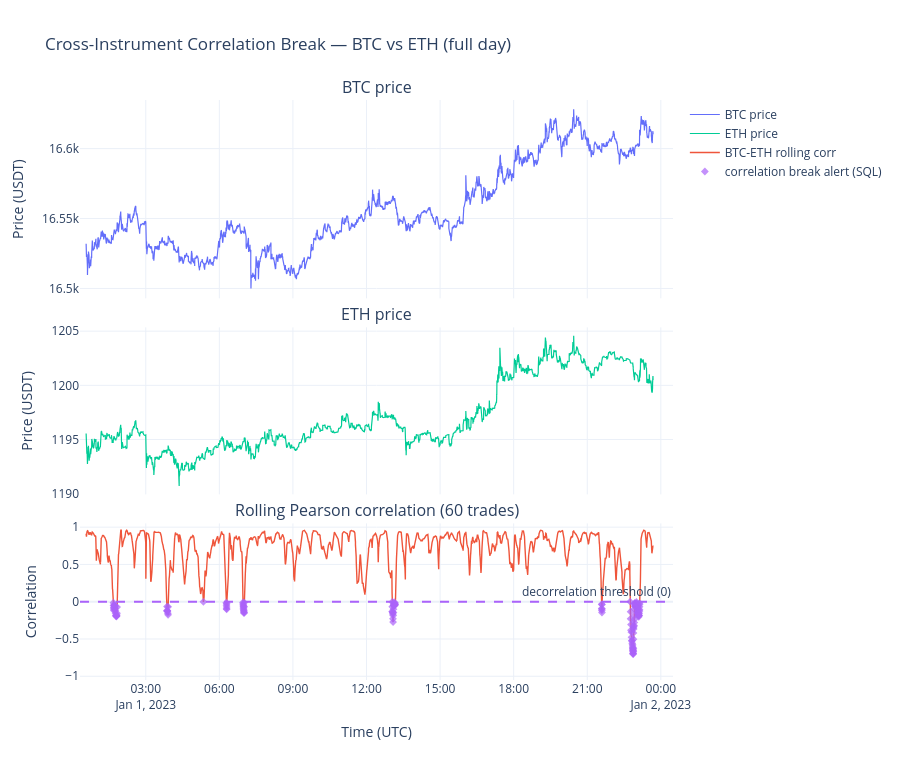

This figure's notebook cell:
### Code cell
from plotly.subplots import make_subplots

corr_df = corr_stats.copy()

fig = make_subplots(
    rows=3, cols=1, shared_xaxes=True, vertical_spacing=0.05,
    row_heights=[0.38, 0.32, 0.30],
    subplot_titles=(
        'BTC price',
        'ETH price',
        'Rolling Pearson correlation (60 trades)'
    ),
)

fig.add_trace(go.Scatter(
    x=corr_df['time'], y=corr_df['btc_price'],
    mode='lines', name='BTC price',
    line=dict(width=1.2, color='#636EFA'),
), row=1, col=1)
fig.add_trace(go.Scatter(
    x=corr_df['time'], y=corr_df['eth_price'],
    mode='lines', name='ETH price',
    line=dict(width=1.2, color='#00CC96'),
), row=2, col=1)

fig.add_trace(go.Scatter(
    x=corr_df['time'], y=corr_df['corr_60'],
    mode='lines', name='BTC-ETH rolling corr',
    line=dict(width=1.4, color='#EF553B'),
), row=3, col=1)

if len(alerts) > 0:
    fig.add_trace(go.Scatter(
        x=alerts['time'], y=alerts['corr_60'],
        mode='markers', name='correlation break alert (SQL)',
        marker=dict(size=6, color='#AB63FA', symbol='diamond', opacity=0.7),
    ), row=3, col=1)

fig.add_hline(y=0, line_dash='dash', line_color='#AB63FA',
              annotation_text='decorrelation threshold (0)', row=3, col=1)
fig.update_yaxes(title_text='Price (USDT)', row=1, col=1)
fig.update_yaxes(title_text='Price (USDT)', row=2, col=1)
fig.update_yaxes(title_text='Correlation', range=[-1.05, 1.05], row=3, col=1)
fig.update_xaxes(title_text='Time (UTC)', row=3, col=1)
fig.update_layout(
    title='Cross-Instrument Correlation Break — BTC vs ETH (full day)',
    template='plotly_white',
    height=760,
)
fig.show()

### Figure 1 — Plotly figure (JSON) as saved in the notebook; plotly's stock layout.template omitted (floating-point values rounded to 4 significant figures; data arrays with more than 128 entries replaced by an {"elided": "..."} marker saying what was removed)
{"data": [{"line": {"color": "#636EFA", "width": 1.2}, "mode": "lines", "name": "BTC price", "type": "scatter", "x": {"elided": "4794 str values"}, "xaxis": "x", "y": {"elided": "4794 float values"}, "yaxis": "y"}, {"line": {"color": "#00CC96", "width": 1.2}, "mode": "lines", "name": "ETH price", "type": "scatter", "x": {"elided": "4794 str values"}, "xaxis": "x2", "y": {"elided": "4794 float values"}, "yaxis": "y2"}, {"line": {"color": "#EF553B", "width": 1.4}, "mode": "lines", "name": "BTC-ETH rolling corr", "type": "scatter", "x": {"elided": "4794 str values"}, "xaxis": "x3", "y": {"elided": "4794 float values"}, "yaxis": "y3"}, {"marker": {"color": "#AB63FA", "opacity": 0.7, "size": 6, "symbol": "diamond"}, "mode": "markers", "name": "correlation break alert (SQL)", "type": "scatter", "x": {"elided": "154 str values"}, "xaxis": "x3", "y": {"elided": "154 float values"}, "yaxis": "y3"}], "layout": {"annotations": [{"font": {"size": 16}, "showarrow": false, "text": "BTC price", "x": 0.5, "xanchor": "center", "xref": "paper", "y": 1, "yanchor": "bottom", "yref": "paper"}, {"font": {"size": 16}, "showarrow": false, "text": "ETH price", "x": 0.5, "xanchor": "center", "xref": "paper", "y": 0.608, "yanchor": "bottom", "yref": "paper"}, {"font": {"size": 16}, "showarrow": false, "text": "Rolling Pearson correlation (60 trades)", "x": 0.5, "xanchor": "center", "xref": "paper", "y": 0.27, "yanchor": "bottom", "yref": "paper"}, {"showarrow": false, "text": "decorrelation threshold (0)", "x": 1, "xanchor": "right", "xref": "x3 domain", "y": 0, "yanchor": "bottom", "yref": "y3"}], "height": 760, "shapes": [{"line": {"color": "#AB63FA", "dash": "dash"}, "type": "line", "x0": 0, "x1": 1, "xref": "x3 domain", "y0": 0, "y1": 0, "yref": "y3"}], "title": {"text": "Cross-Instrument Correlation Break — BTC vs ETH (full day)"}, "xaxis": {"anchor": "y", "domain": [0, 1], "matches": "x3", "showticklabels": false}, "xaxis2": {"anchor": "y2", "domain": [0, 1], "matches": "x3", "showticklabels": false}, "xaxis3": {"anchor": "y3", "domain": [0, 1], "title": {"text": "Time (UTC)"}}, "yaxis": {"anchor": "x", "domain": [0.658, 1], "title": {"text": "Price (USDT)"}}, "yaxis2": {"anchor": "x2", "domain": [0.32, 0.608], "title": {"text": "Price (USDT)"}}, "yaxis3": {"anchor": "x3", "domain": [0, 0.27], "range": [-1.05, 1.05], "title": {"text": "Correlation"}}}}
